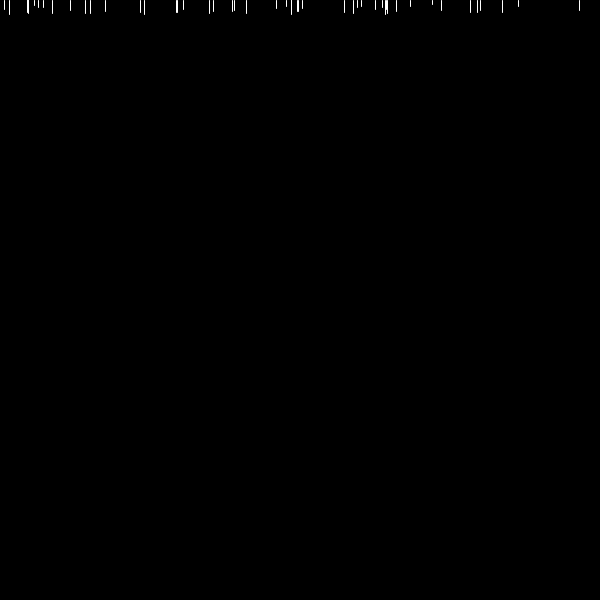
Frame 1 (no input)
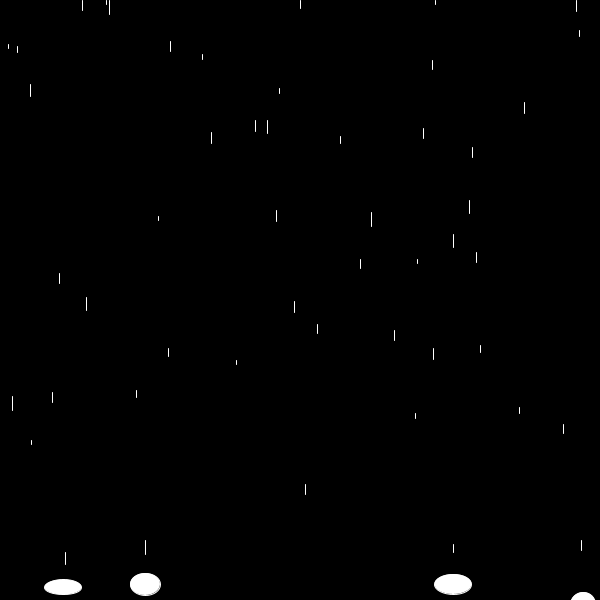
Frame 60 (the mouse pressed at the canvas centre just before this capture)
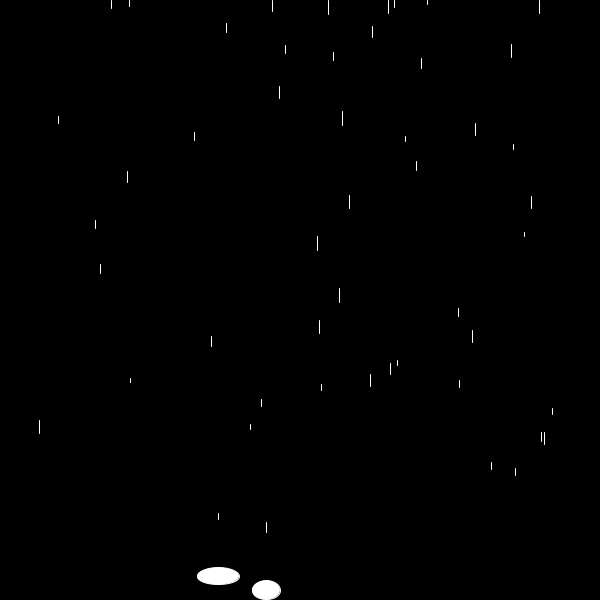
Frame 120 (the mouse held since frame 60 and released just before this capture)

The Processing sketch that drew these frames (run headless with seeded random() and noise(); from frame 60 on, the mouse is pressed at the canvas centre):

// Processing sketch: processing_5707
// ── processing_5707.pde

// Creating new instances of the droplet class into an array.
droplet[] myDroplet = {new droplet(), new droplet(), new droplet(), new droplet(), new droplet(), new droplet(), new droplet(), new droplet(),
new droplet(), new droplet(), new droplet(), new droplet(), new droplet(), new droplet(), new droplet(), new droplet(), new droplet(),
new droplet(), new droplet(), new droplet(), new droplet(), new droplet(), new droplet(), new droplet(), new droplet(), new droplet(), 
new droplet(), new droplet(), new droplet(), new droplet(), new droplet(), new droplet(), new droplet(), new droplet(), new droplet(), 
new droplet(), new droplet(), new droplet(), new droplet(), new droplet(), new droplet(), new droplet(), new droplet(), new droplet(), 
new droplet(), new droplet(), new droplet(), new droplet(), new droplet(), new droplet() };

void setup()
{
  size(600, 600);
  background(0);
  frameRate(30);
}

void draw()
{
  background(0);
  stroke(255);
  
  for (int i = 0; i < myDroplet.length ;i++) {
    // The following if-statement is for setting new values to the drops.
    if (myDroplet[i].firstDrop) {
      myDroplet[i] = new droplet();
      myDroplet[i].firstDrop = false;
    }
    
    // Creating the lines that represents the rain.
    line(myDroplet[i].rainOriginX, myDroplet[i].rainOriginY, myDroplet[i].rainOriginX, myDroplet[i].rainLengthY);
    
    // Invoking the sidewayDrop() method, moving the droplet sideways in a random direction.
    myDroplet[i].sidewayDrop();
    
    // Invoking the addLength() method in the droplet class for each instance of the class.
    myDroplet[i].addLength();
    
    // If the rain has reached the bottom of the screen, firstDropN = true, and therefore new values will be set.
    // Also i creates an ellipse that represents the water from the droplet.
    if (myDroplet[i].rainLengthY >= 570) {
      // Creating an ellipse that originates from where the droplet "hit the ground" and has a random width between 25 and 45 and a random height between 15 and 25.
      ellipse(myDroplet[i].rainOriginX, myDroplet[i].rainLengthY, (int)random(25, 45), (int)random(15, 25));
      myDroplet[i].firstDrop = true;
    }
  }
}

// A class that represents a droplet.
class droplet
{ 
  int rainOriginX;
  int rainSpeedY;
  int rainLengthY;
  int rainOriginY;
  boolean firstDrop;
  
  // Constructor
  droplet()
  {
    rainOriginX = (int)random(0, 600);
    rainSpeedY = (int)random(20, 60);
    rainLengthY = (int)random(4, 15);
    rainOriginY = 0;
    firstDrop = true;
  }
  
  // This method increases the rainOriginY and rainLengthY depending on the rainSpeedY.
  void addLength()
  {
    rainOriginY += rainSpeedY;
    rainLengthY += rainSpeedY;
  }
  
  // This method is for making the droplets move 2 pixels in either direction.
  void sidewayDrop()
  {
    int randomChance = (int)random(0, 4);
    
    if (randomChance == 1)
      rainOriginX += 2;
    else if (randomChance == 2)
      rainOriginX -= 2;
    else
      return;
  }
}
